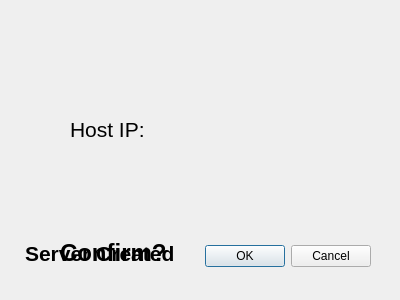
<?xml version="1.0" encoding="UTF-8"?>
<ui version="4.0">
 <class>Create</class>
 <widget class="QDialog" name="Create">
  <property name="geometry">
   <rect>
    <x>0</x>
    <y>0</y>
    <width>400</width>
    <height>300</height>
   </rect>
  </property>
  <property name="windowTitle">
   <string>Create Connection</string>
  </property>
  <widget class="QDialogButtonBox" name="buttonBox">
   <property name="geometry">
    <rect>
     <x>30</x>
     <y>240</y>
     <width>341</width>
     <height>32</height>
    </rect>
   </property>
   <property name="orientation">
    <enum>Qt::Horizontal</enum>
   </property>
   <property name="standardButtons">
    <set>QDialogButtonBox::Cancel|QDialogButtonBox::Ok</set>
   </property>
  </widget>
  <widget class="QLabel" name="Host">
   <property name="geometry">
    <rect>
     <x>70</x>
     <y>84</y>
     <width>81</width>
     <height>91</height>
    </rect>
   </property>
   <property name="font">
    <font>
     <pointsize>16</pointsize>
    </font>
   </property>
   <property name="text">
    <string>Host IP:</string>
   </property>
  </widget>
  <widget class="QLabel" name="IP">
   <property name="geometry">
    <rect>
     <x>180</x>
     <y>110</y>
     <width>171</width>
     <height>41</height>
    </rect>
   </property>
   <property name="font">
    <font>
     <pointsize>16</pointsize>
    </font>
   </property>
   <property name="text">
    <string/>
   </property>
  </widget>
  <widget class="QLabel" name="succ">
   <property name="geometry">
    <rect>
     <x>25</x>
     <y>233</y>
     <width>171</width>
     <height>41</height>
    </rect>
   </property>
   <property name="font">
    <font>
     <pointsize>16</pointsize>
     <weight>75</weight>
     <bold>true</bold>
    </font>
   </property>
   <property name="text">
    <string>Server Created</string>
   </property>
  </widget>
  <widget class="QLabel" name="confirm">
   <property name="geometry">
    <rect>
     <x>60</x>
     <y>218</y>
     <width>151</width>
     <height>71</height>
    </rect>
   </property>
   <property name="text">
    <string>&lt;html&gt;&lt;head/&gt;&lt;body&gt;&lt;p&gt;&lt;span style=&quot; font-size:18pt; font-weight:600;&quot;&gt;Confirm?&lt;/span&gt;&lt;/p&gt;&lt;/body&gt;&lt;/html&gt;</string>
   </property>
  </widget>
 </widget>
 <resources/>
 <connections>
  <connection>
   <sender>buttonBox</sender>
   <signal>rejected()</signal>
   <receiver>Create</receiver>
   <slot>reject()</slot>
   <hints>
    <hint type="sourcelabel">
     <x>316</x>
     <y>260</y>
    </hint>
    <hint type="destinationlabel">
     <x>286</x>
     <y>274</y>
    </hint>
   </hints>
  </connection>
 </connections>
 <slots>
  <signal>sendaccept()</signal>
  <signal>signal1()</signal>
 </slots>
</ui>
